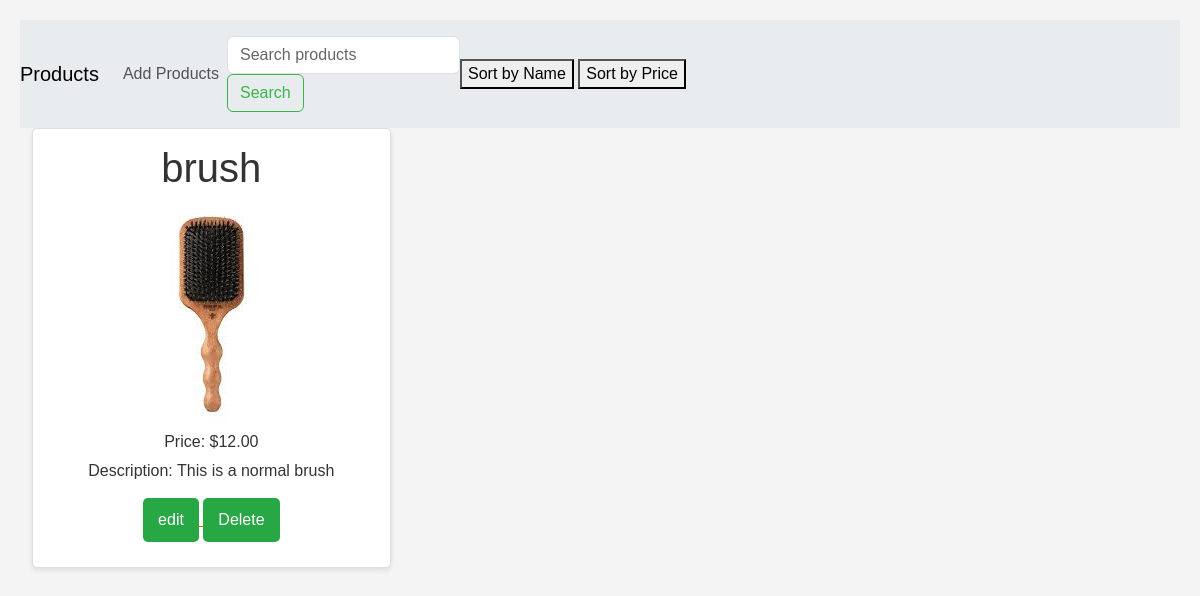
Page /details/6 on the committed database.
### ManageSys/models.py (models this page shows, shortened)
class Product(models.Model):
    name = models.CharField(max_length=100)
    price = models.DecimalField(max_digits=10, decimal_places=2)
    description = models.TextField()
    image = models.ImageField(upload_to="products/")

### ManageSys/views.py (the view)
# urls.py: path('details/<int:product_id>', views.product_detail , name = 'product-detail' ),
def product_detail(request, product_id):
    product = get_object_or_404(Product, id=product_id)
    context = {'product': product}
    return render(request, 'ManageSys/product-details.html', context)

### ManageSys/templates/ManageSys/product-details.html (shortened to what this page needs)
{% extends 'ManageSys/products.html' %}
{% load static %}
{% block content %}
<html lang="en">
<head>
    <link rel="stylesheet" href="{% static 'css/productstyles.css' %}">
</head>
<body>
<div class = "container">
    <div class="product">
        <h1>{{ product.name }}</h1>
        <img src="{{ product.image.url }}" alt="{{ product.name }}">
        <p>Price: ${{ product.price }}</p>
        <p>Description: {{ product.description }}</p>
        <a href="{% url 'edit_product' product.id %}">
            <button class = "edit">edit</button>
            </a>
         <a href="{% url 'delete_product' product.id %}">
                <button class="delete">Delete</button>
            </a>
    </div>
</div>
</body>
</html>
{% endblock %}

### static/css/productstyles.css (style rules this page uses)
body { font-family: Arial, sans-serif; margin: 20px; background-color: #f4f4f4; }
.container { max-width: 1200px; margin: 0 auto; display: flex; flex-wrap: wrap; gap: 20px; }
.product { background: white; border: 1px solid #ddd; border-radius: 5px; padding: 15px; width: calc(33.333% - 20px); box-shadow: 0 2px 5px rgba(0, 0, 0, 0.1); text-align: center; }
.product img { max-width: 100%; border-radius: 5px; }
.product p { margin: 5px 0; }
.product button { margin: 10px 0; padding: 10px 15px; border: none; border-radius: 5px; background-color: #28a745; color: white; cursor: pointer; }
.delete { background-color: #f90707; padding: 10px 15px; transition: background-color 0.3s, opacity 0.3s; }

### rows in the picture
Product: name "brush", image (picture), price "12.00", description "This is a normal brush"
